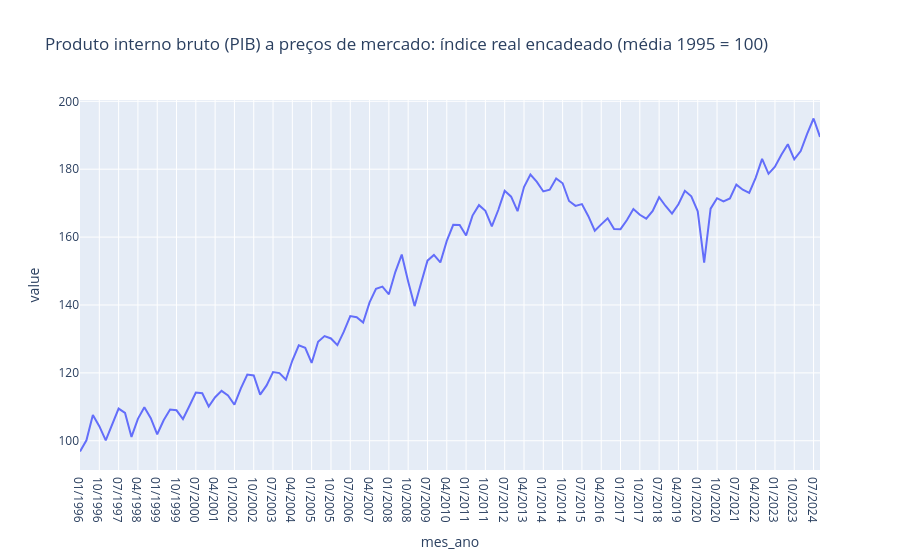

The notebook cell saved with this chart:
### Markdown cell above
#### Plote das séries

### Code cell
fig_pib = px.line(pib, x = 'mes_ano', y = 'value', title  = 'Produto interno bruto (PIB) a preços de mercado: índice real encadeado (média 1995 = 100)')
fig_pib.show()
